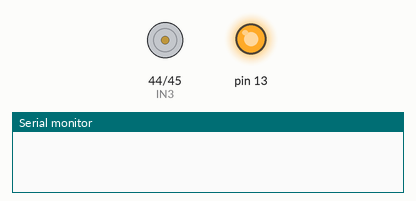
Simulated run of this sketch. Board: Arduino Mega 2560, built with avr-gcc and run on an emulated ATmega2560. On the bench: motor-driver pin pairs drawn as motors (green arrow = first pin HIGH = forward, orange = second pin HIGH = backward, longer = more drive, scaled by the enable pin), output pins drawn as LEDs (lit = HIGH), the last lines printed to the serial monitor.

Above: at 0.1 s.
At 1.0 s:
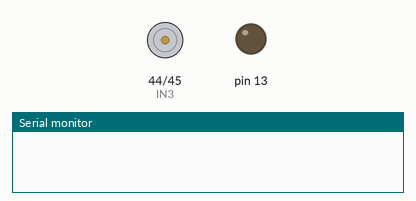
At 1.9 s:
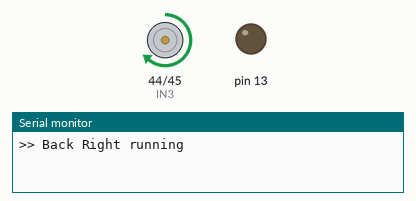
Timing chart, 0 to 3.4 s (numbered marks = the images above):
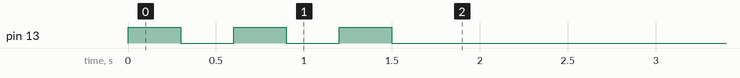

The sketch:

Test_BR.ino
```cpp
/*
 * Test Back Right Motor (Motor 4)
 * ENB=Pin 5, IN3=Pin 28, IN4=Pin 29
 */

#define ENB  10
#define IN3  44
#define IN4  45

void setup() {
  Serial.begin(115200);
  pinMode(ENB, OUTPUT);
  pinMode(IN3, OUTPUT);
  pinMode(IN4, OUTPUT);
  pinMode(13, OUTPUT);

  for (int i = 0; i < 3; i++) {
    digitalWrite(13, HIGH); delay(300);
    digitalWrite(13, LOW);  delay(300);
  }

  digitalWrite(IN3, HIGH);
  digitalWrite(IN4, LOW);
  analogWrite(ENB, 180);
  Serial.println(">> Back Right running");
}

void loop() {
}
```
